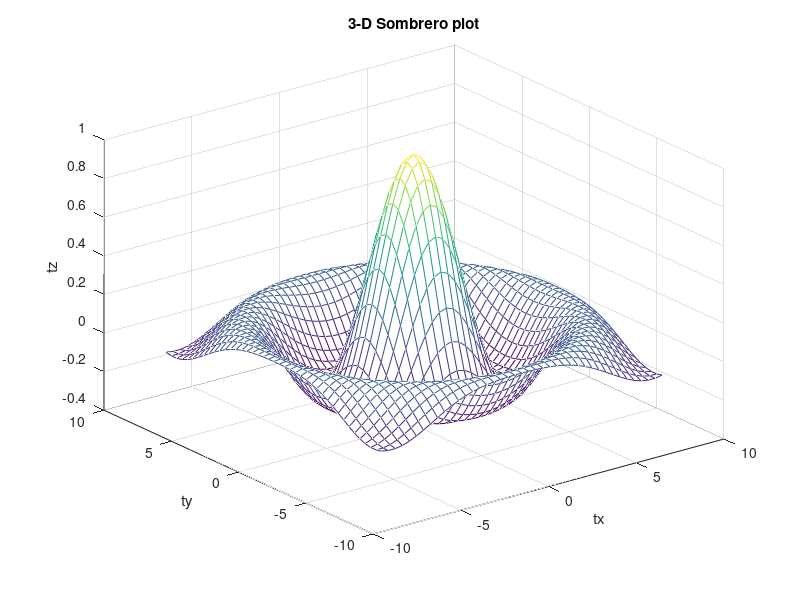

Write the MATLAB code that produced this figure.
tx = ty = linspace (-8, 8, 41)';
[xx, yy] = meshgrid (tx, ty);
r = sqrt (xx .^ 2 + yy .^ 2) + eps;
tz = sin (r) ./ r;
mesh (tx, ty, tz);
xlabel ('tx');
ylabel ('ty');
zlabel ('tz');
title ('3-D Sombrero plot');